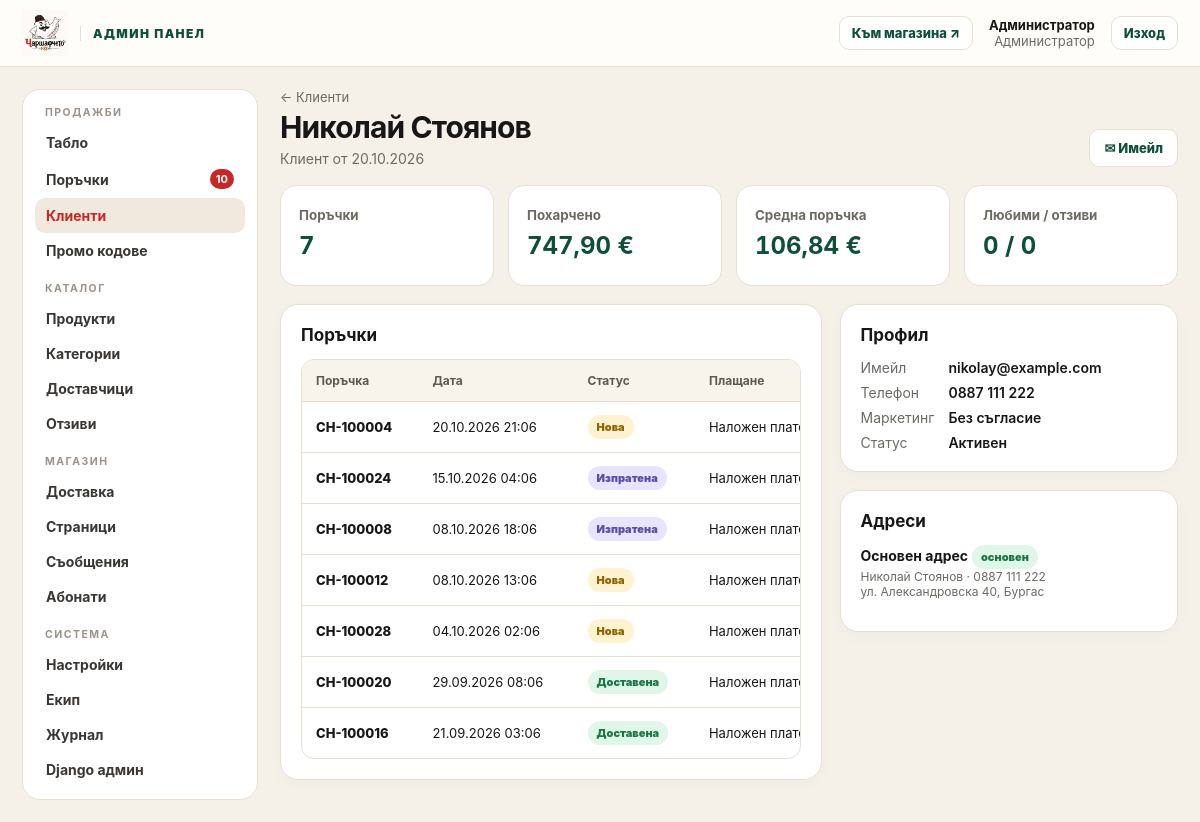
Page /dashboard/customers/5/ (signed in) on the committed database.
### accounts/models.py (models this page shows, shortened)
class User(AbstractUser):
    username = None
    email = models.EmailField("имейл", unique=True)
    phone = models.CharField("телефон", max_length=32, blank=True)
    marketing_consent = models.BooleanField("съгласие за маркетинг", default=False)
    email_verified = models.BooleanField("потвърден имейл", default=False)
    USERNAME_FIELD = "email"
    REQUIRED_FIELDS = []
    objects = UserManager()
    class Meta:
        verbose_name = "потребител"
        verbose_name_plural = "потребители"
    def __str__(self):
        return self.get_full_name() or self.email

class Address(models.Model):
    user = models.ForeignKey(User, on_delete=models.CASCADE, related_name="addresses")
    label = models.CharField("етикет", max_length=60, default="Основен адрес")
    full_name = models.CharField("име и фамилия", max_length=120)
    phone = models.CharField("телефон", max_length=32)
    city = models.CharField("град", max_length=80)
    postcode = models.CharField("пощенски код", max_length=12, blank=True)
    line1 = models.CharField("адрес", max_length=200)
    is_default = models.BooleanField("основен", default=False)
    created_at = models.DateTimeField(auto_now_add=True)
    class Meta:
        ordering = ["-is_default", "-created_at"]
        verbose_name = "адрес"
        verbose_name_plural = "адреси"

### core/models.py (models this page shows, shortened)
class SiteSettings(models.Model):
    CURRENCY_CHOICES = [("EUR", "EUR (€)"), ("BGN", "BGN (лв.)")]
    store_name = models.CharField("име на магазина", max_length=80, default="Чаршафчето")
    tagline = models.CharField("слоган", max_length=160, default="Повече уют в живота")
    announcement = models.CharField(
        "лента с обява",
        max_length=200,
        blank=True,
        default="🚚 Безплатна доставка за поръчки над 50 € · 14 дни право на връщане",
    )
    currency = models.CharField("валута", max_length=3, choices=CURRENCY_CHOICES, default="EUR")
    show_secondary_currency = models.BooleanField(
        "показвай и цена в лева", default=True, help_text="Двойно обозначаване EUR / BGN по фиксирания курс."
    )
    free_shipping_threshold = models.DecimalField(
        "безплатна доставка над", max_digits=10, decimal_places=2, default=Decimal("50.00")
    )
    vat_rate = models.DecimalField("ДДС %", max_digits=5, decimal_places=2, default=Decimal("20.00"))
    prices_include_vat = models.BooleanField("цените са с ДДС", default=True)
    low_stock_threshold = models.PositiveIntegerField("праг за ниска наличност", default=5)
    contact_email = models.EmailField("имейл за контакт", default="info@charshafcheto.bg")
    orders_email = models.EmailField("имейл за известия за поръчки", default="orders@charshafcheto.bg")
    contact_phone = models.CharField("телефон", max_length=40, default="0888 123 456")
    address = models.CharField("адрес", max_length=200, default="България")
    company_name = models.CharField("фирма", max_length=120, blank=True)
    company_eik = models.CharField("ЕИК", max_length=20, blank=True)
    bank_iban = models.CharField("IBAN за банков превод", max_length=40, blank=True)
    bank_name = models.CharField("банка", max_length=80, blank=True)
    facebook_url = models.URLField(blank=True)
    instagram_url = models.URLField(blank=True)
    meta_description = models.CharField(
        "SEO описание",
        max_length=300,
        default="Спални комплекти, чаршафи, калъфки и завивки с български дух.",
    )
    updated_at = models.DateTimeField(auto_now=True)
    CACHE_KEY = "site_settings"
    class Meta:
        verbose_name = "настройки на магазина"
        verbose_name_plural = "настройки на магазина"
    @classmethod
    def load(cls):
        obj = cache.get(cls.CACHE_KEY)
        if obj is None:
            obj, _ = cls.objects.get_or_create(pk=1)
            cache.set(cls.CACHE_KEY, obj, 300)
        return obj
    @property
    def currency_symbol(self):
        return "€" if self.currency == "EUR" else "лв."

### orders/models.py (models this page shows, shortened)
class Order(models.Model):
    STATUS_PENDING_PAYMENT = "pending_payment"
    STATUS_NEW = "new"
    STATUS_CONFIRMED = "confirmed"
    STATUS_SENT_TO_SUPPLIER = "sent_to_supplier"
    STATUS_SHIPPED = "shipped"
    STATUS_DELIVERED = "delivered"
    STATUS_CANCELLED = "cancelled"
    STATUS_RETURNED = "returned"
    STATUS_CHOICES = [
        (STATUS_PENDING_PAYMENT, "Очаква плащане"),
        (STATUS_NEW, "Нова"),
        (STATUS_CONFIRMED, "Потвърдена"),
        (STATUS_SENT_TO_SUPPLIER, "При доставчика"),
        (STATUS_SHIPPED, "Изпратена"),
        (STATUS_DELIVERED, "Доставена"),
        (STATUS_CANCELLED, "Отказана"),
        (STATUS_RETURNED, "Върната"),
    ]
    OPEN_STATUSES = [STATUS_NEW, STATUS_CONFIRMED, STATUS_SENT_TO_SUPPLIER, STATUS_SHIPPED]
    REVENUE_EXCLUDED = [STATUS_PENDING_PAYMENT, STATUS_CANCELLED, STATUS_RETURNED]
    PAYMENT_COD = "cod"
    PAYMENT_CARD = "card"
    PAYMENT_BANK = "bank"
    PAYMENT_CHOICES = [
        (PAYMENT_COD, "Наложен платеж"),
        (PAYMENT_CARD, "Карта"),
        (PAYMENT_BANK, "Банков превод"),
    ]
    PAY_UNPAID = "unpaid"
    PAY_PAID = "paid"
    PAY_REFUNDED = "refunded"
    PAY_FAILED = "failed"
    PAYMENT_STATUS_CHOICES = [
        (PAY_UNPAID, "Неплатена"),
        (PAY_PAID, "Платена"),
        (PAY_REFUNDED, "Възстановена"),
        (PAY_FAILED, "Неуспешно плащане"),
    ]
    number = models.CharField("номер", max_length=20, unique=True, blank=True)
    token = models.UUIDField(default=uuid.uuid4, unique=True, editable=False)
    user = models.ForeignKey(
        settings.AUTH_USER_MODEL, null=True, blank=True, on_delete=models.SET_NULL, related_name="orders"
    )
    email = models.EmailField("имейл")
    phone = models.CharField("телефон", max_length=32)
    full_name = models.CharField("име и фамилия", max_length=120)
    shipping_method = models.ForeignKey(ShippingMethod, null=True, on_delete=models.SET_NULL)
    shipping_method_name = models.CharField("доставка", max_length=120)
    delivery_type = models.CharField(max_length=10, choices=ShippingMethod.TYPE_CHOICES)
    city = models.CharField("град", max_length=80)
    postcode = models.CharField("пощенски код", max_length=12, blank=True)
    address = models.CharField("адрес / офис", max_length=255)
    payment_method = models.CharField("плащане", max_length=10, choices=PAYMENT_CHOICES)
    payment_status = models.CharField(
        "статус на плащането", max_length=10, choices=PAYMENT_STATUS_CHOICES, default=PAY_UNPAID
    )
    status = models.CharField("статус", max_length=20, choices=STATUS_CHOICES, default=STATUS_NEW)
    currency = models.CharField(max_length=3, default="EUR")
    subtotal = models.DecimalField(max_digits=10, decimal_places=2)
    discount_total = models.DecimalField(max_digits=10, decimal_places=2, default=0)
    shipping_total = models.DecimalField(max_digits=10, decimal_places=2, default=0)
    total = models.DecimalField(max_digits=10, decimal_places=2)
    cost_total = models.DecimalField(
        "доставна стойност", max_digits=10, decimal_places=2, default=0,
        help_text="Сумата към доставчиците за продуктите в поръчката.",
    )
    coupon = models.ForeignKey(Coupon, null=True, blank=True, on_delete=models.SET_NULL, related_name="orders")
    coupon_code = models.CharField(max_length=40, blank=True)
    needs_invoice = models.BooleanField("желае фактура", default=False)
    company_name = models.CharField("фирма", max_length=160, blank=True)
    company_eik = models.CharField("ЕИК", max_length=20, blank=True)
    company_vat = models.CharField("ДДС номер", max_length=20, blank=True)
    company_mol = models.CharField("МОЛ", max_length=120, blank=True)
    company_address = models.CharField("адрес на регистрация", max_length=255, blank=True)
    customer_note = models.TextField("бележка от клиента", blank=True)
    carrier = models.CharField("куриер", max_length=40, blank=True)
    tracking_number = models.CharField("товарителница", max_length=80, blank=True)
    stripe_session_id = models.CharField(max_length=255, blank=True)
    stripe_payment_intent = models.CharField(max_length=255, blank=True)
    ip_address = models.GenericIPAddressField(null=True, blank=True)
    accepted_terms_at = models.DateTimeField(null=True, blank=True)
    created_at = models.DateTimeField(auto_now_add=True)
    updated_at = models.DateTimeField(auto_now=True)
    paid_at = models.DateTimeField(null=True, blank=True)
    shipped_at = models.DateTimeField(null=True, blank=True)
    delivered_at = models.DateTimeField(null=True, blank=True)
    class Meta:
        ordering = ["-created_at"]
        verbose_name = "поръчка"
        verbose_name_plural = "поръчки"
        indexes = [models.Index(fields=["status", "-created_at"]), models.Index(fields=["email"])]

### dashboard/views/people.py (the view)
# urls.py: path("customers/<int:pk>/", people.customer_detail, name="customer_detail"),
@staff_required
def customer_detail(request, pk):
    customer = get_object_or_404(User, pk=pk)
    orders = customer.orders.all()
    stats = orders.exclude(status__in=Order.REVENUE_EXCLUDED).aggregate(spent=Sum("total"), n=Count("id"))
    return render(request, "dashboard/customers/detail.html", {
        "customer": customer,
        "addresses": customer.addresses.all(),
        "orders": orders[:50],
        "n_orders": orders.count(),
        "spent": stats["spent"] or 0,
        "aov": (stats["spent"] / stats["n"]) if stats["n"] else 0,
        "wishlist_count": customer.wishlist.count(),
        "reviews_count": customer.reviews.count(),
    })

### dashboard/templates/dashboard/customers/detail.html (shortened to what this page needs)
{% extends "dashboard/base.html" %}
{% load store_tags %}
{% block content %}
<div class="d-head"><div><div class="crumb"><a href="{% url 'dashboard:customers' %}">← Клиенти</a></div><h1>{{ customer.get_full_name|default:customer.email }}</h1><p class="d-sub">Клиент от {{ customer.date_joined|date:'d.m.Y' }}{% if customer.last_login %} · последно влизане {{ customer.last_login|date:'d.m.Y H:i' }}{% endif %}</p></div>
  <div class="d-head-actions"><a class="btn btn-secondary btn-small" href="mailto:{{ customer.email }}">✉ Имейл</a></div></div>
<div class="d-kpis" style="grid-template-columns:repeat(4,minmax(0,1fr))">
  <div class="kpi"><small>Поръчки</small><b>{{ n_orders }}</b></div>
  <div class="kpi"><small>Похарчено</small><b>{{ spent|money }}</b></div>
  <div class="kpi"><small>Средна поръчка</small><b>{{ aov|money }}</b></div>
  <div class="kpi"><small>Любими / отзиви</small><b>{{ wishlist_count }} / {{ reviews_count }}</b></div>
</div>
<div class="d-grid two">
  <section class="d-card"><h2>Поръчки</h2>{% include "dashboard/customers/_orders.html" %}</section>
  <div class="d-stack">
    <section class="d-card"><h2>Профил</h2><dl class="d-kv">
      <dt>Имейл</dt><dd>{{ customer.email }}</dd><dt>Телефон</dt><dd>{{ customer.phone|default:"—" }}</dd>
      <dt>Маркетинг</dt><dd>{% if customer.marketing_consent %}Съгласие дадено{% else %}Без съгласие{% endif %}</dd>
      <dt>Статус</dt><dd>{% if customer.is_active %}Активен{% else %}Деактивиран{% endif %}</dd></dl></section>
    <section class="d-card"><h2>Адреси</h2>{% for a in addresses %}<div style="margin-bottom:12px;font-size:14px"><b>{{ a.label }}</b>{% if a.is_default %} <span class="status delivered">основен</span>{% endif %}<div class="d-muted">{{ a.full_name }} · {{ a.phone }}<br>{{ a.line1 }}, {{ a.city }} {{ a.postcode }}</div></div>{% empty %}<p class="d-muted">Няма записани адреси.</p>{% endfor %}</section>
  </div>
</div>
{% endblock %}

### dashboard/templates/dashboard/base.html (shortened to what this page needs)
{% load static dashboard_tags %}<!doctype html>
<html lang="bg">
<head>
  <link rel="stylesheet" href="{% static 'css/store.css' %}">
  <link rel="stylesheet" href="{% static 'css/dashboard.css' %}">
</head>
<body class="d-body">
{% dashboard_counts as counts %}
<header class="d-top">
  <div class="d-top-in">
    <a class="d-brand" href="{% url 'dashboard:home' %}"><img src="{% static 'img/logo.png' %}" alt="{{ store.store_name }}"><span>Админ панел</span></a>
    <a class="d-link" href="/" target="_blank" rel="noopener">Към магазина ↗</a>
    <div class="d-user"><b>{{ request.user.get_full_name|default:request.user.email }}</b>{% if request.user.is_superuser %}Администратор{% else %}Служител{% endif %}</div>
    <form method="post" action="{% url 'accounts:logout' %}">{% csrf_token %}<button class="d-link" type="submit">Изход</button></form>
  </div>
</header>
<div class="d-shell">
  <nav class="d-side" aria-label="Админ навигация">
    <h6>Продажби</h6>
    <a href="{% url 'dashboard:home' %}" class="{% nav_active 'home' %}">Табло</a>
    <a href="{% url 'dashboard:orders' %}" class="{% nav_active 'orders' 'order' 'supplier_order' %}">Поръчки {% if counts.orders %}<span class="d-count">{{ counts.orders }}</span>{% endif %}</a>
    <a href="{% url 'dashboard:customers' %}" class="{% nav_active 'customers' 'customer' 'guest' %}">Клиенти</a>
    <a href="{% url 'dashboard:coupons' %}" class="{% nav_active 'coupons' %}">Промо кодове</a>
    <h6>Каталог</h6>
    <a href="{% url 'dashboard:products' %}" class="{% nav_active 'products' 'product' 'variant' %}">Продукти</a>
    <a href="{% url 'dashboard:categories' %}" class="{% nav_active 'categories' %}">Категории</a>
    <a href="{% url 'dashboard:suppliers' %}" class="{% nav_active 'suppliers' 'supplier' %}">Доставчици</a>
    <a href="{% url 'dashboard:reviews' %}" class="{% nav_active 'reviews' 'review' %}">Отзиви {% if counts.reviews %}<span class="d-count">{{ counts.reviews }}</span>{% endif %}</a>
    <h6>Магазин</h6>
    <a href="{% url 'dashboard:shipping' %}" class="{% nav_active 'shipping' %}">Доставка</a>
    <a href="{% url 'dashboard:pages' %}" class="{% nav_active 'pages' %}">Страници</a>
    <a href="{% url 'dashboard:messages' %}" class="{% nav_active 'messages' 'message' %}">Съобщения {% if counts.messages %}<span class="d-count">{{ counts.messages }}</span>{% endif %}</a>
    <a href="{% url 'dashboard:subscribers' %}" class="{% nav_active 'subscribers' 'subscriber' %}">Абонати</a>
    <h6>Система</h6>
    {% if request.user.is_superuser %}
    <a href="{% url 'dashboard:settings' %}" class="{% nav_active 'settings' %}">Настройки</a>
    <a href="{% url 'dashboard:team' %}" class="{% nav_active 'team' %}">Екип</a>
    {% endif %}
    <a href="{% url 'dashboard:audit' %}" class="{% nav_active 'audit' %}">Журнал</a>
    {% if request.user.is_superuser %}<a href="{% url 'admin:index' %}">Django админ</a>{% endif %}
  </nav>
  <main class="d-main" id="main">
    {% block content %}{% endblock %}
  </main>
</div>
</body>
</html>

### dashboard/templates/dashboard/customers/_orders.html
{% load store_tags %}<div class="table-wrap"><table class="table d-table"><thead><tr><th>Поръчка</th><th>Дата</th><th>Статус</th><th>Плащане</th><th class="num">Общо</th></tr></thead><tbody>
{% for o in orders %}<tr><td><a class="d-strong" href="{% url 'dashboard:order_detail' o.pk %}">{{ o.number }}</a></td><td>{{ o.created_at|date:'d.m.Y H:i' }}</td><td><span class="status {{ o.status|status_class }}">{{ o.get_status_display }}</span></td><td>{{ o.get_payment_method_display }}</td><td class="num"><b>{{ o.total|money }}</b></td></tr>
{% empty %}<tr><td colspan="5" class="d-empty">Няма поръчки.</td></tr>{% endfor %}
</tbody></table></div>

### rows in the picture
User: user.get_full_name "Администратор"
User: get_full_name "Николай Стоянов", date_joined "20.10.2026", email "nikolay@example.com", phone "0887 111 222"
SiteSettings: currency "747,90 €", currency "106,84 €"
Order: number "CH-100004", created_at "20.10.2026 21:06", status "Нова", payment_method "Наложен…"
Order: number "CH-100024", created_at "15.10.2026 04:06", status "Изпратена", payment_method "Наложен…"
Order: number "CH-100008", created_at "08.10.2026 18:06", status "Изпратена", payment_method "Наложен…"
Order: number "CH-100012", created_at "08.10.2026 13:06", status "Нова", payment_method "Наложен…"
Order: number "CH-100028", created_at "04.10.2026 02:06", status "Нова", payment_method "Наложен…"
Order: number "CH-100020", created_at "29.09.2026 08:06", status "Доставена", payment_method "Наложен…"
Order: number "CH-100016", created_at "21.09.2026 03:06", status "Доставена", payment_method "Наложен…"
Address: label "Основен адрес", is_default "основен", full_name "Николай Стоянов", phone "0887 111 222", line1 "ул. Александровска 40", city "Бургас"

### other values in the picture
{{ counts.orders }} "10"
{{ n_orders }} "7"
{{ wishlist_count }} "0"
{{ reviews_count }} "0"
